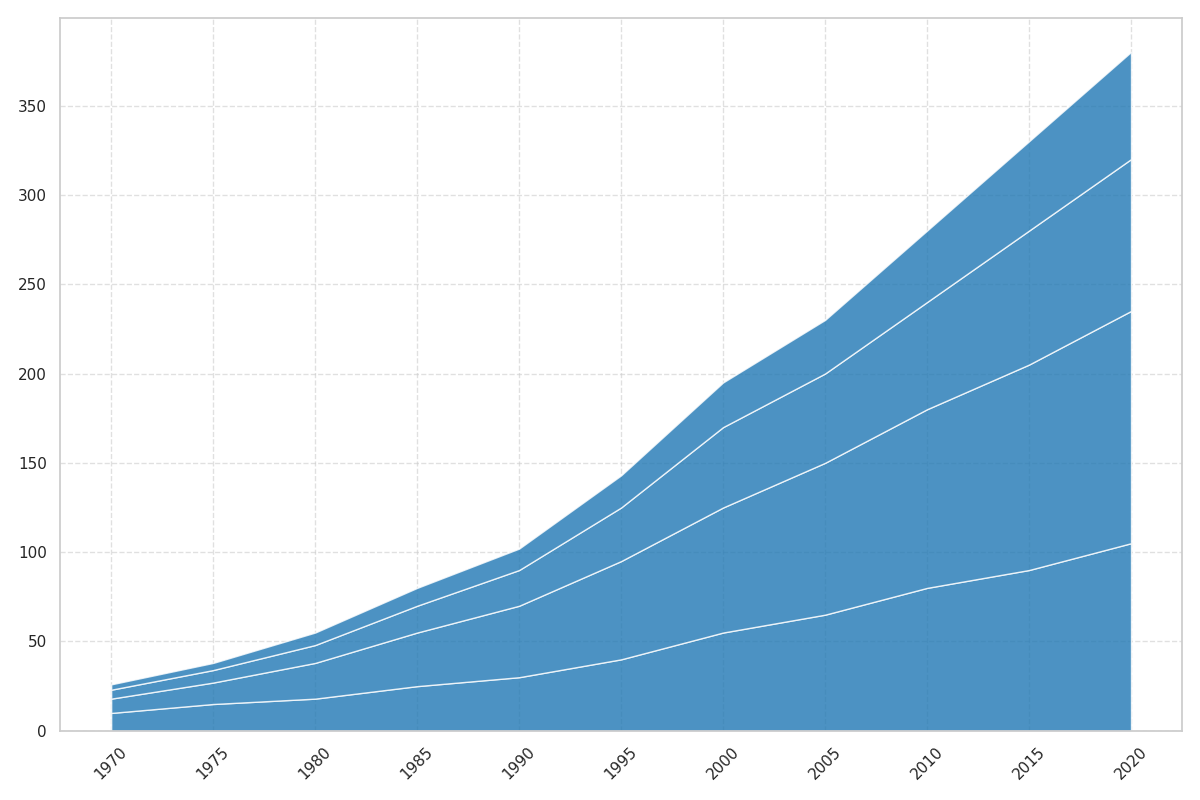

This chart was generated by the following Python code:
import matplotlib.pyplot as plt
import numpy as np

years = np.arange(1970, 2021, 5)

atlantic_exploration = [10, 15, 18, 25, 30, 40, 55, 65, 80, 90, 105]
pacific_exploration = [8, 12, 20, 30, 40, 55, 70, 85, 100, 115, 130]
indian_exploration = [5, 7, 10, 15, 20, 30, 45, 50, 60, 75, 85]
arctic_exploration = [3, 4, 7, 10, 12, 18, 25, 30, 40, 50, 60]

fig, ax = plt.subplots(figsize=(12, 8))

ax.stackplot(years, atlantic_exploration, pacific_exploration, indian_exploration, arctic_exploration,
             colors=['#1f77b4', '#1f77b4', '#1f77b4', '#1f77b4'], alpha=0.8)

plt.xticks(years, rotation=45)
ax.grid(True, linestyle='--', alpha=0.6)

plt.tight_layout()

plt.show()
